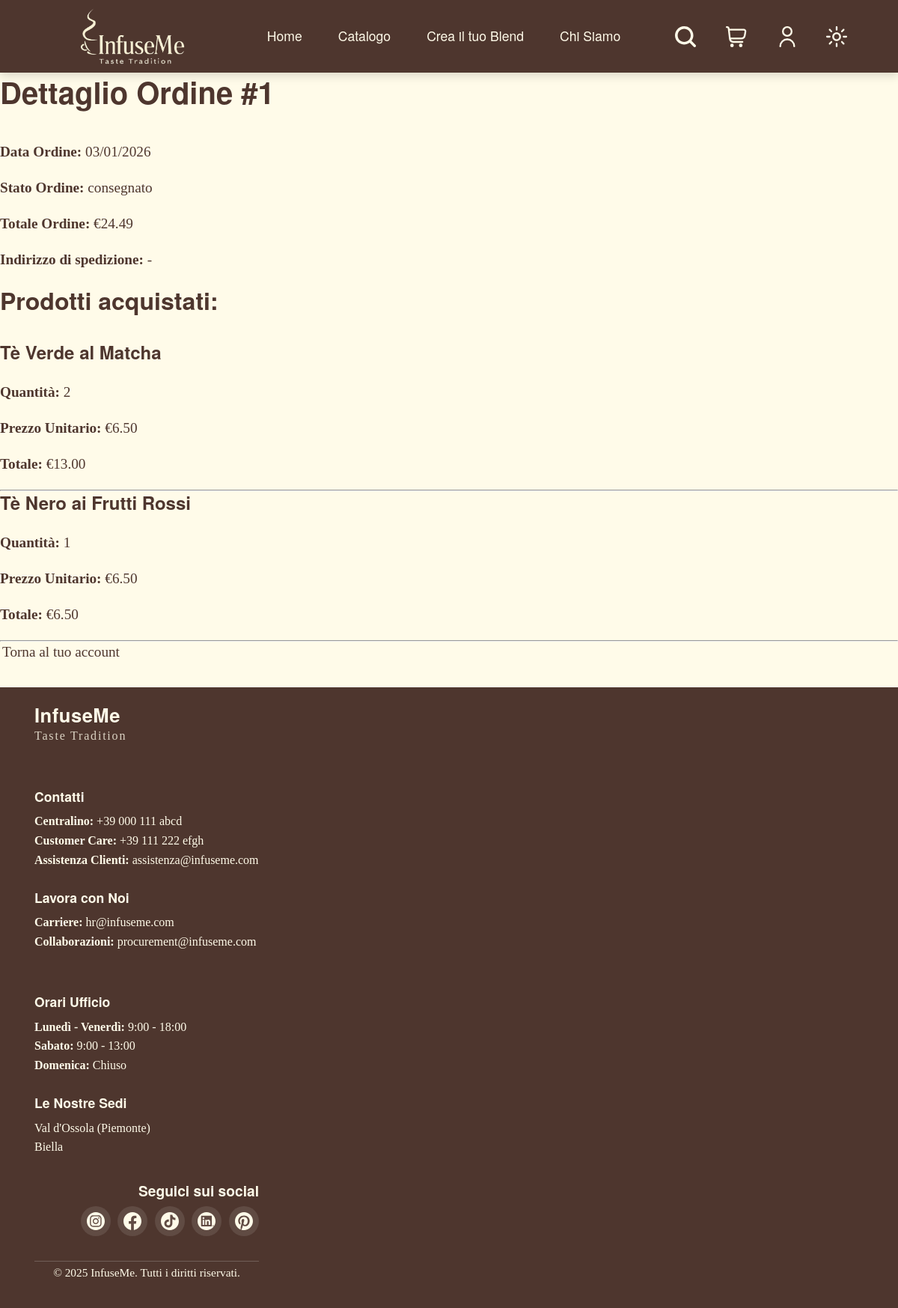
The page /src/dettaglioOrdine.php?id=1 (signed in) on the database its author committed.
### tables this page shows
CREATE TABLE ordine (
    id_ordine INT UNSIGNED AUTO_INCREMENT PRIMARY KEY,
    id_utente INT UNSIGNED NOT NULL,
    data_ordine DATETIME NOT NULL DEFAULT CURRENT_TIMESTAMP,
    data_consegna DATE NULL,
    indirizzo_spedizione VARCHAR(255) NULL,
    stato_ord ENUM('in_attesa','pagato','in_preparazione','spedito','consegnato','annullato') NOT NULL DEFAULT 'in_attesa',
    conferma_pagamento BOOLEAN NOT NULL DEFAULT FALSE,
    sottototale DECIMAL(10,2) NOT NULL DEFAULT 0.00,
    spese_spedizione DECIMAL(10,2) NOT NULL DEFAULT 4.99,
    totale DECIMAL(10,2) NOT NULL,
    omaggio BOOLEAN NOT NULL DEFAULT FALSE,
    descrizione_omaggio VARCHAR(255) NULL,
    note TEXT NULL,
    FOREIGN KEY (id_utente) REFERENCES utente(id_utente) ON DELETE RESTRICT,
    CONSTRAINT chk_ordine_totale CHECK (totale >= 0),
    CONSTRAINT chk_ordine_sottototale CHECK (sottototale >= 0)
);

CREATE TABLE dettaglio_ordine (
    id_dettaglio INT UNSIGNED AUTO_INCREMENT PRIMARY KEY,
    id_ordine INT UNSIGNED NOT NULL,
    id_prodotto INT UNSIGNED NULL,
    id_custom INT UNSIGNED NULL,
    quantita INT UNSIGNED NOT NULL DEFAULT 1,
    prezzo_unit DECIMAL(10,2) NOT NULL DEFAULT 0.00,
    totale_riga DECIMAL(10,2) GENERATED ALWAYS AS (quantita * prezzo_unit) VIRTUAL,
    note VARCHAR(255) NULL,
    FOREIGN KEY (id_ordine) REFERENCES ordine(id_ordine) ON DELETE CASCADE,
    FOREIGN KEY (id_prodotto) REFERENCES prodotto(id_prodotto) ON DELETE RESTRICT,
    FOREIGN KEY (id_custom) REFERENCES prodotto_custom(id_custom) ON DELETE RESTRICT,
    CONSTRAINT chk_dettaglio_one_product CHECK (
        (id_prodotto IS NOT NULL AND id_custom IS NULL)
        OR
        (id_prodotto IS NULL AND id_custom IS NOT NULL)
    ),
    CONSTRAINT chk_dettaglio_quantita CHECK (quantita > 0),
    CONSTRAINT chk_dettaglio_prezzo CHECK (prezzo_unit >= 0)
);

CREATE TABLE prodotto (
    id_prodotto INT UNSIGNED AUTO_INCREMENT PRIMARY KEY,
    nome VARCHAR(200) NOT NULL UNIQUE,
    descrizione TEXT NOT NULL,
    prezzo DECIMAL(10,2) NOT NULL DEFAULT 0.00,
    grammi INT NULL DEFAULT 50,
    categoria ENUM('tè_verde', 'tè_nero', 'tè_bianco', 'tè_giallo', 'tè_oolong', 'tisana', 'infuso', 'altro') NOT NULL,
    img_path VARCHAR(255) NULL,
    disponibilita INT NOT NULL DEFAULT 200,
    ultima_modifica DATETIME NOT NULL DEFAULT CURRENT_TIMESTAMP ON UPDATE CURRENT_TIMESTAMP,
    id_base INT UNSIGNED NULL,
    FOREIGN KEY (id_base) REFERENCES base(id_base) ON DELETE RESTRICT,
    CONSTRAINT chk_prezzo_positivo CHECK (prezzo >= 0),
    CONSTRAINT chk_grammi_positivi CHECK (grammi > 0)
);

### src/dettaglioOrdine.php (the view, shortened to what this page needs)
<?php
require_once 'php/connessione.php';
$id_ordine = intval($_GET['id']);
try {
    $userId = $_SESSION['user_id'] ?? null;
    $stmt_ordine = $pdo->prepare("
        SELECT o.id_ordine, o.data_ordine, o.stato_ord, o.totale,
               u.nome, u.cognome, u.email
        FROM ordine o
        INNER JOIN utente u ON o.id_utente = u.id_utente
        WHERE o.id_ordine = :id_ordine AND o.id_utente = :id_utente
        LIMIT 1
    ");
    $stmt_ordine->execute([
        ':id_ordine' => $id_ordine,
        ':id_utente' => $userId
    ]);
    $ordine = $stmt_ordine->fetch();
    $stmt_dettagli = $pdo->prepare("
        SELECT d.id_dettaglio, d.quantita, d.prezzo_unit, d.totale_riga,
               p.nome AS prodotto_nome, pc.nome_blend AS custom_nome
        FROM dettaglio_ordine d
        LEFT JOIN prodotto p ON d.id_prodotto = p.id_prodotto
        LEFT JOIN prodotto_custom pc ON d.id_custom = pc.id_custom
        WHERE d.id_ordine = :id_ordine
    ");
    $stmt_dettagli->execute([':id_ordine' => $id_ordine]);
    $dettagli = $stmt_dettagli->fetchAll();
} catch (PDOException $e) {
    die("Errore caricamento dati: " . $e->getMessage());
}
?>
<!DOCTYPE html>
<html lang="it" xml:lang="it" xmlns="http://www.w3.org/1999/xhtml">
<head>
    <link rel="stylesheet" href="style.css" type="text/css" />
</head>
<body>
    <header>
        <div class="header-container">
            <div class="logo">
                <a href="home.php" aria-label="Torna alla home" class="logo-button">
                    <img src="images/logo/logoChiaro.webp" alt="InfuseMe" class="logo-image logo-light">
                </a>
            </div>
            <nav aria-label="Menu principale" role="navigation">
                <ul class="main-nav">
                    <li><a href="home.php"><span lang="en">Home</span></a></li>
                    <li><a href="catalogo.php">Catalogo</a></li>
                    <li><a href="creaBlend.php">Crea il tuo <span lang="en">Blend</span></a></li>
                    <li><a href="chiSiamo.html">Chi Siamo</a></li>
                </ul>
            </nav>
            <div class="header-utilities">
                <button class="icon-button" aria-label="Cerca prodotti">
                </button>
                <a href="carrello.php" class="icon-button" aria-label="Vai al carrello">
                </a>
                <a href="paginaUtente.html" class="icon-button" aria-label="Accedi all'area personale">
                    <svg class="icon-svg" xmlns="http://www.w3.org/2000/svg" viewBox="0 0 24 24" aria-hidden="true">
                        <path d="M12,12A6,6,0,1,0,6,6,6.006,6.006,0,0,0,12,12ZM12,2A4,4,0,1,1,8,6,4,4,0,0,1,12,2Z" />
                        <path
                            d="M12,14a9.01,9.01,0,0,0-9,9,1,1,0,0,0,2,0,7,7,0,0,1,14,0,1,1,0,0,0,2,0A9.01,9.01,0,0,0,12,14Z" />
                    </svg>
                </a>
                <button class="icon-button theme-toggle" aria-label="Cambia tema">
                </button>
            </div>
        </div>
    </header>
    <main id="content">
        <h1>Dettaglio Ordine #<?= $ordine['id_ordine'] ?></h1>
        <p><strong>Data Ordine:</strong> <?= date("d/m/Y", strtotime($ordine['data_ordine'])) ?></p>
        <p><strong>Stato Ordine:</strong> <?= htmlspecialchars($ordine['stato_ord']) ?></p>
        <p><strong>Totale Ordine:</strong> €<?= number_format($ordine['totale'], 2) ?></p>
        <p><strong>Indirizzo di spedizione:</strong> <?= htmlspecialchars($ordine['indirizzo_spedizione'] ?? '-') ?></p>
        <h2>Prodotti acquistati:</h2>
        <div class="lista-prodotti">
           <?php if (!empty($dettagli)): ?>
            <?php foreach ($dettagli as $riga): ?>
                <div class="prodotto-item">
                    <h3><?= htmlspecialchars($riga['prodotto_nome'] ?? $riga['custom_nome']) ?></h3>
                    <p><strong>Quantità:</strong> <?= $riga['quantita'] ?></p>
                    <p><strong>Prezzo Unitario:</strong> €<?= number_format($riga['prezzo_unit'], 2) ?></p>
                    <p><strong>Totale:</strong> €<?= number_format($riga['totale_riga'], 2) ?></p>
                </div>
                <hr>
            <?php endforeach; ?>
        <?php else: ?>
            <p>Nessun prodotto trovato per questo ordine.</p>
        <?php endif; ?>
        </div>
        <p><a href="paginaUtente.php">Torna al tuo <span lang="en">account</span></a></p>
    </main>
    <footer>
        <div class="container">
            <div class="footer-content">
                <div class="footer-section">
                    <div class="footer-brand">
                        <div class="brand-name"><span lang="en">InfuseMe</span></div>
                        <div class="motto-brand"><span lang="en">Taste Tradition</span></div>
                    </div>
                </div>
                <div class="footer-section">
                    <h3>Contatti</h3>
                    <address>
                        <div class="contact">
                            <strong>Centralino:</strong> +39 000 111 abcd
                        </div>
                        <div class="contact">
                            <strong><span lang="en">Customer Care</span>:</strong> +39 111 222 efgh
                        </div>
                        <div class="contact">
                            <strong>Assistenza Clienti:</strong> assistenza@infuseme.com
                        </div>
                    </address>
                    <h3>Lavora con Noi</h3>
                    <div class="work-item">
                        <strong>Carriere:</strong> hr@infuseme.com
                    </div>
                    <div class="work-item">
                        <strong>Collaborazioni:</strong> procurement@infuseme.com
                    </div>
                </div>
                <div class="footer-section">
                    <h3>Orari Ufficio</h3>
                    <div class="hours">
                        <strong>Lunedì - Venerdì:</strong> 9:00 - 18:00
                    </div>
                    <div class="hours">
                        <strong>Sabato:</strong> 9:00 - 13:00
                    </div>
                    <div class="hours">
                        <strong>Domenica:</strong> Chiuso
                    </div>
                    <h3>Le Nostre Sedi</h3>
                    <div class="location-item">Val d'Ossola (Piemonte)</div>
                    <div class="location-item">Biella</div>
                </div>
                <div class="footer-social">
                    <h3>Seguici sui social</h3>
                    <div class="social-icons">
                        <span class="social-icon" aria-label="Instagram" title="Seguici su Instagram">
                        </span>
                        <span class="social-icon" aria-label="Facebook" title="Seguici su Facebook">
                        </span>
                        <span class="social-icon" aria-label="TikTok" title="Seguici su TikTok">
                        </span>
                        <span class="social-icon" aria-label="LinkedIn" title="Seguici su LinkedIn">
                        </span>
                        <span class="social-icon" aria-label="Pinterest" title="Seguici su Pinterest">
                        </span>
                    </div>
                </div>
                <div class="footer-bottom">
                    <p>&copy; 2025 <span lang="en">InfuseMe</span>. Tutti i diritti riservati.</p>
                </div>
            </div>
    </footer>
</body>
</html>

### rows shown on the page
ordine: id_ordine "1", data_ordine "03/01/2026", stato_ord "consegnato", totale "24.49"
dettaglio_ordine: id_prodotto.nome "Tè Verde al Matcha", quantita "2", prezzo_unit "6.50", totale_riga "13.00"
dettaglio_ordine: id_prodotto.nome "Tè Nero ai Frutti Rossi", quantita "1", prezzo_unit "6.50", totale_riga "6.50"

### other values the page prints
$ordine['indirizzo_spedizione'] "-"
